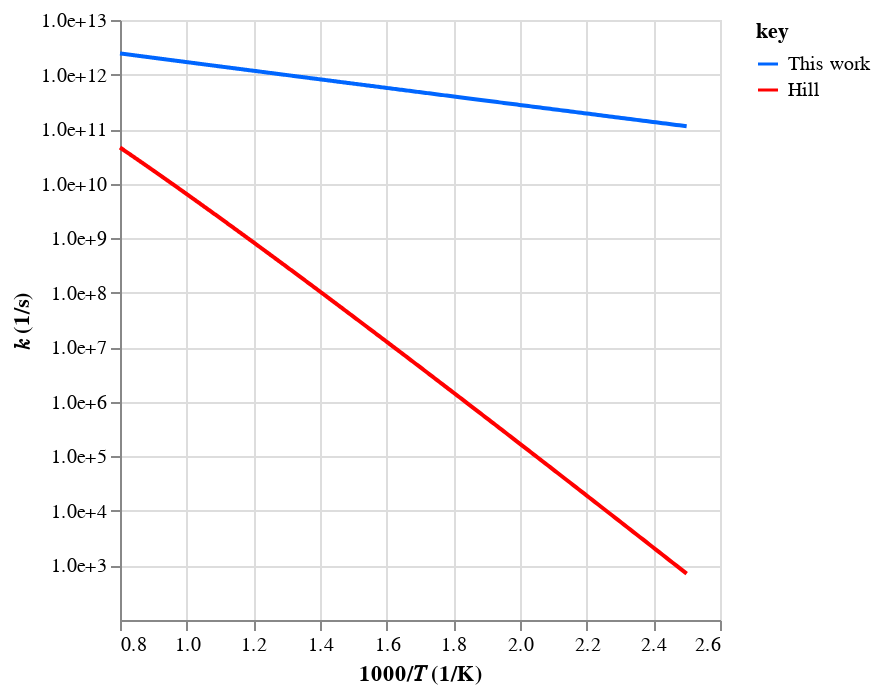
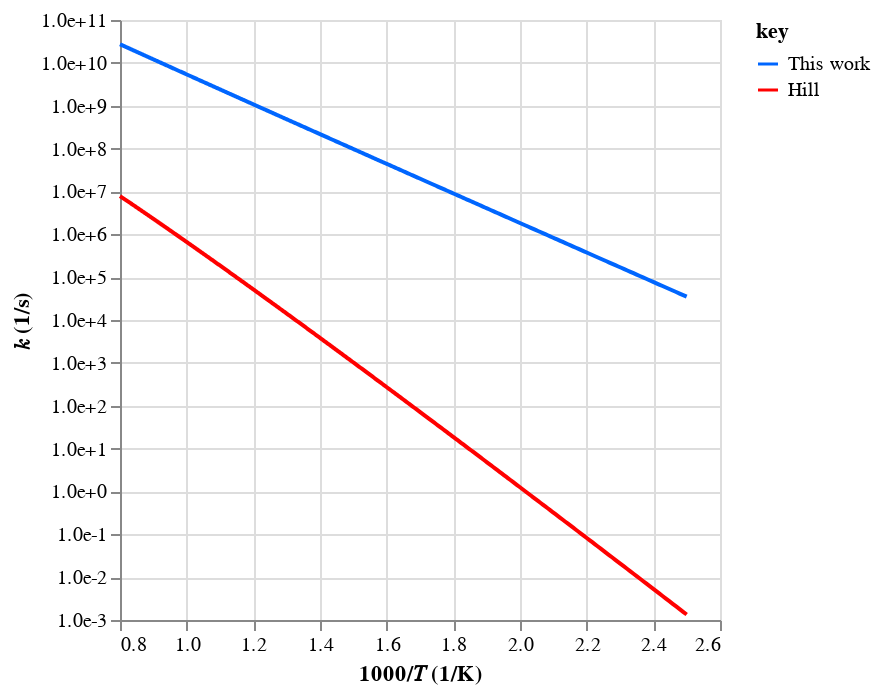
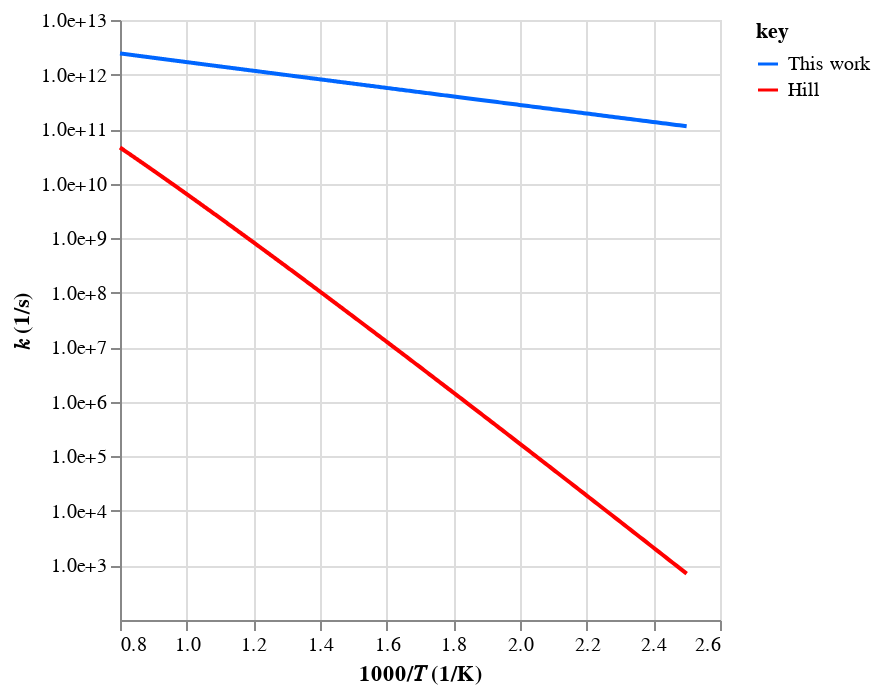
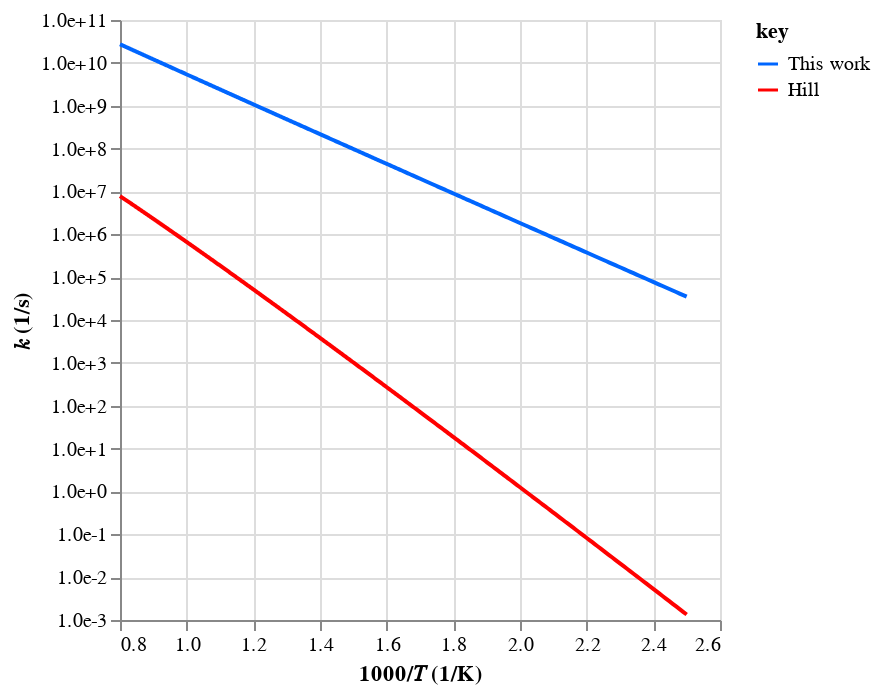

Notebook code for these charts, in order:
### Code cell
# Check rates
workflow.plot_rates(tag=tag, root_path=root_path)

### Figure 1 — Vega-Lite specification as saved in the notebook (floating-point values rounded to 4 significant figures; data arrays with more than 128 entries replaced by an {"elided": "..."} marker saying what was removed)
{"config": {"view": {"continuousWidth": 300, "continuousHeight": 300}}, "data": {"name": "data-73dfbb6c33743151d83a0d59e4b2c8fc"}, "mark": {"type": "line"}, "encoding": {"color": {"field": "key", "scale": {"domain": ["This work", "Hill"], "range": ["#0066ff", "#ff0000"]}, "type": "nominal"}, "x": {"field": "x", "title": "1000/𝑇 (1/K)", "type": "quantitative"}, "y": {"axis": {"format": ".1e", "values": [1000, 10000, 100000, 1000000, 10000000, 100000000, 1000000000, 10000000000, 100000000000, 1000000000000, 10000000000000]}, "field": "value", "scale": {"type": "log"}, "title": "𝑘 (1/s)", "type": "quantitative"}}, "transform": [{"fold": ["This work", "Hill"]}], "$schema": "https://vega.github.io/schema/vega-lite/v5.20.1.json", "datasets": {"data-73dfbb6c33743151d83a0d59e4b2c8fc": {"elided": "500 records"}}}

### Figure 2 — Vega-Lite specification as saved in the notebook (floating-point values rounded to 4 significant figures; data arrays with more than 128 entries replaced by an {"elided": "..."} marker saying what was removed)
{"config": {"view": {"continuousWidth": 300, "continuousHeight": 300}}, "data": {"name": "data-0852a32094565cd1424d4d0f422b7d2e"}, "mark": {"type": "line"}, "encoding": {"color": {"field": "key", "scale": {"domain": ["This work", "Hill"], "range": ["#0066ff", "#ff0000"]}, "type": "nominal"}, "x": {"field": "x", "title": "1000/𝑇 (1/K)", "type": "quantitative"}, "y": {"axis": {"format": ".1e", "values": [0.001, 0.01, 0.1, 1, 10, 100, 1000, 10000, 100000, 1000000, 10000000, 100000000, 1000000000, 10000000000, 100000000000]}, "field": "value", "scale": {"type": "log"}, "title": "𝑘 (1/s)", "type": "quantitative"}}, "transform": [{"fold": ["This work", "Hill"]}], "$schema": "https://vega.github.io/schema/vega-lite/v5.20.1.json", "datasets": {"data-0852a32094565cd1424d4d0f422b7d2e": {"elided": "500 records"}}}

### Figure 3 — Vega-Lite specification as saved in the notebook (floating-point values rounded to 4 significant figures; data arrays with more than 128 entries replaced by an {"elided": "..."} marker saying what was removed)
{"config": {"view": {"continuousWidth": 300, "continuousHeight": 300}}, "data": {"name": "data-73dfbb6c33743151d83a0d59e4b2c8fc"}, "mark": {"type": "line"}, "encoding": {"color": {"field": "key", "scale": {"domain": ["This work", "Hill"], "range": ["#0066ff", "#ff0000"]}, "type": "nominal"}, "x": {"field": "x", "title": "1000/𝑇 (1/K)", "type": "quantitative"}, "y": {"axis": {"format": ".1e", "values": [1000, 10000, 100000, 1000000, 10000000, 100000000, 1000000000, 10000000000, 100000000000, 1000000000000, 10000000000000]}, "field": "value", "scale": {"type": "log"}, "title": "𝑘 (1/s)", "type": "quantitative"}}, "transform": [{"fold": ["This work", "Hill"]}], "$schema": "https://vega.github.io/schema/vega-lite/v5.20.1.json", "datasets": {"data-73dfbb6c33743151d83a0d59e4b2c8fc": {"elided": "500 records"}}}

### Figure 4 — Vega-Lite specification as saved in the notebook (floating-point values rounded to 4 significant figures; data arrays with more than 128 entries replaced by an {"elided": "..."} marker saying what was removed)
{"config": {"view": {"continuousWidth": 300, "continuousHeight": 300}}, "data": {"name": "data-0852a32094565cd1424d4d0f422b7d2e"}, "mark": {"type": "line"}, "encoding": {"color": {"field": "key", "scale": {"domain": ["This work", "Hill"], "range": ["#0066ff", "#ff0000"]}, "type": "nominal"}, "x": {"field": "x", "title": "1000/𝑇 (1/K)", "type": "quantitative"}, "y": {"axis": {"format": ".1e", "values": [0.001, 0.01, 0.1, 1, 10, 100, 1000, 10000, 100000, 1000000, 10000000, 100000000, 1000000000, 10000000000, 100000000000]}, "field": "value", "scale": {"type": "log"}, "title": "𝑘 (1/s)", "type": "quantitative"}}, "transform": [{"fold": ["This work", "Hill"]}], "$schema": "https://vega.github.io/schema/vega-lite/v5.20.1.json", "datasets": {"data-0852a32094565cd1424d4d0f422b7d2e": {"elided": "500 records"}}}
